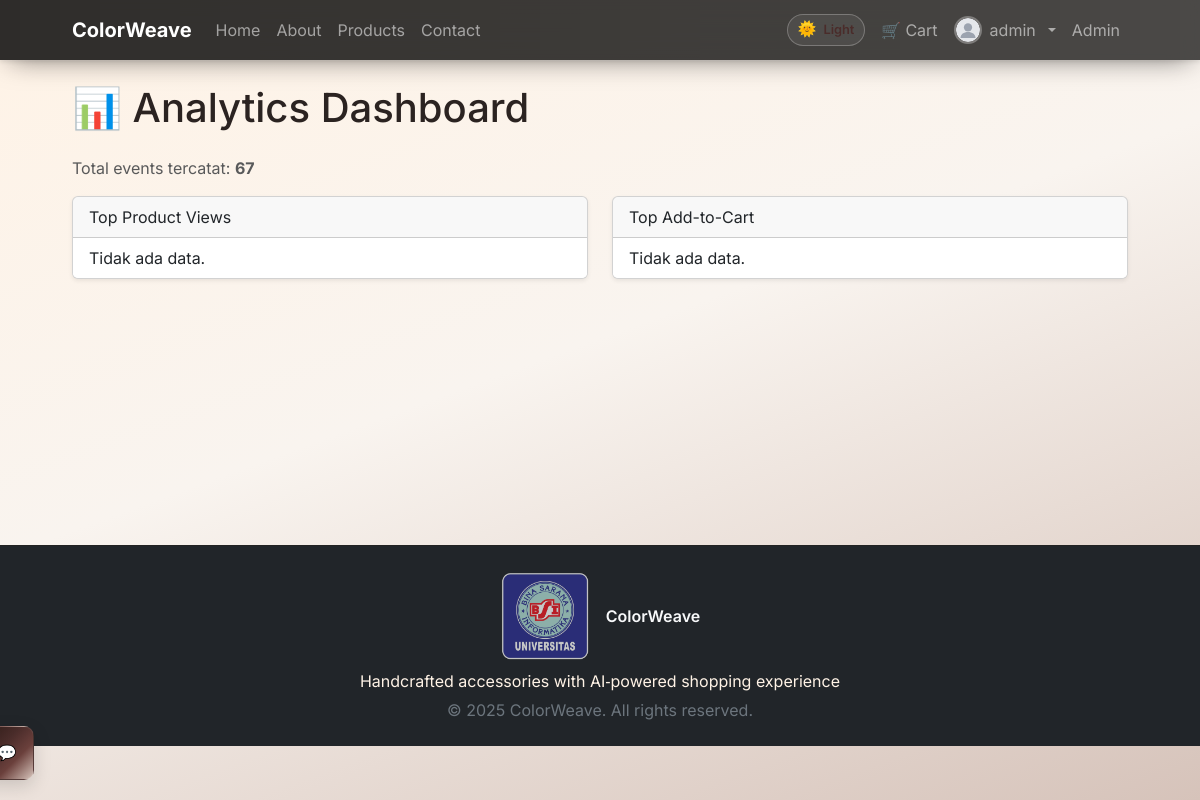
/admin/analytics (signed in), run on an earlier commit of the app's database.
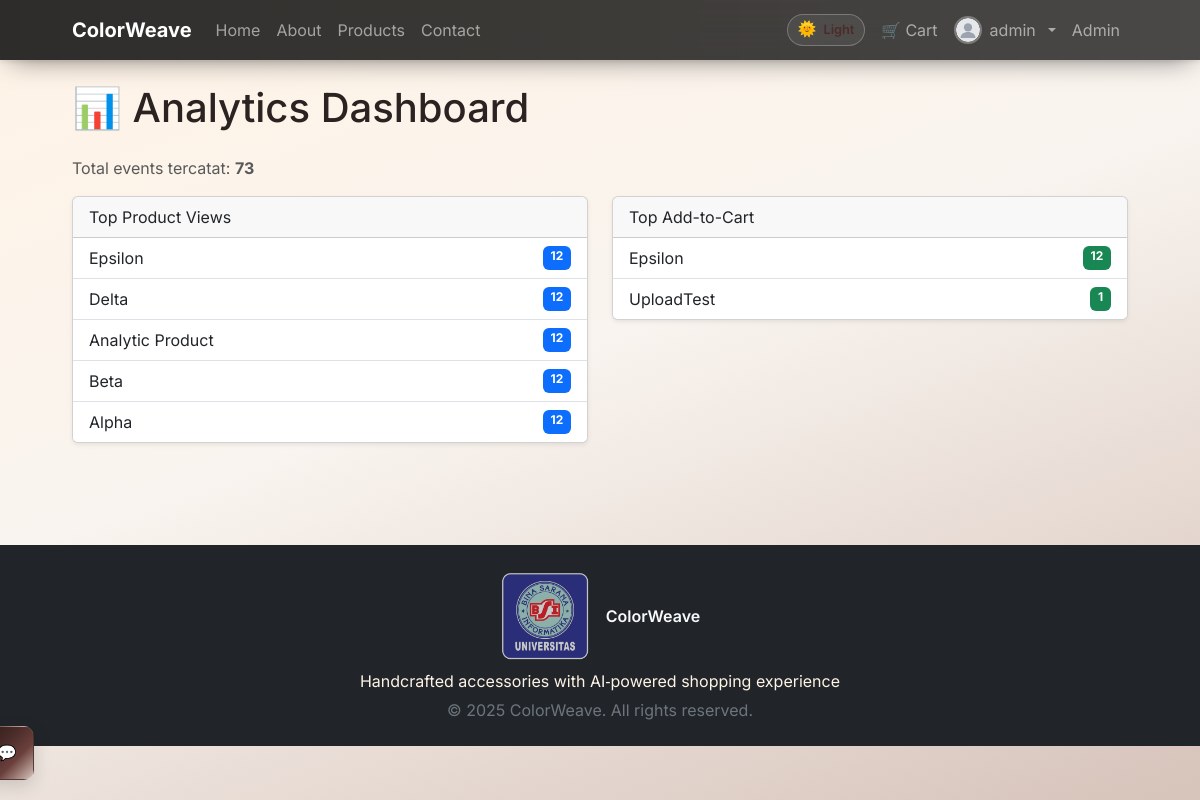
And on a later commit of the database.
### app/models.py (models this page shows, shortened)
class Product(db.Model):
    __tablename__ = 'product'
    id = db.Column(db.Integer, primary_key=True)
    name = db.Column(db.String(200), nullable=False)
    price = db.Column(db.Integer, default=0)
    description = db.Column(db.Text, default='')
    image = db.Column(db.String(256), default='')
    stock = db.Column(db.Integer, default=0)

### app/admin.py (the view)
@admin_bp.route('/analytics')
@login_required
def analytics():
    if not _is_admin_user(current_user):
        abort(403)
    from sqlalchemy import func
    views = db.session.query(Event.product_id, func.count(Event.id)).filter(Event.event_type=='view').group_by(Event.product_id).order_by(func.count(Event.id).desc()).limit(10).all()
    adds = db.session.query(Event.product_id, func.count(Event.id)).filter(Event.event_type=='add_to_cart').group_by(Event.product_id).order_by(func.count(Event.id).desc()).limit(10).all()
    prod_ids = set([pid for pid,_ in views if pid] + [pid for pid,_ in adds if pid])
    prod_map = {p.id: p for p in Product.query.filter(Product.id.in_(prod_ids)).all()} if prod_ids else {}
    top_views = [{'product': prod_map.get(pid), 'count': c} for pid,c in views if pid in prod_map]
    top_adds = [{'product': prod_map.get(pid), 'count': c} for pid,c in adds if pid in prod_map]
    total_events = db.session.query(func.count(Event.id)).scalar() or 0
    return render_template('admin_analytics.html', top_views=top_views, top_adds=top_adds, total_events=total_events)

### app/admin.py (called while the page is built)
def _is_admin_user(user):
    return getattr(user, 'is_admin', False)

### templates/admin_analytics.html (shortened to what this page needs)
{% extends 'base.html' %}
{% block content %}
<div class="container py-4">
  <h1 class="mb-4">📊 Analytics Dashboard</h1>
  <p class="text-muted">Total events tercatat: <strong>{{ total_events }}</strong></p>
  <div class="row g-4">
    <div class="col-md-6">
      <div class="card shadow-sm">
        <div class="card-header">Top Product Views</div>
        <ul class="list-group list-group-flush">
          {% for item in top_views %}
            <li class="list-group-item d-flex justify-content-between">
              <span>{{ item.product.name if item.product else 'Unknown' }}</span>
              <span class="badge bg-primary">{{ item.count }}</span>
            </li>
          {% else %}
            <li class="list-group-item">Tidak ada data.</li>
          {% endfor %}
        </ul>
      </div>
    </div>
    <div class="col-md-6">
      <div class="card shadow-sm">
        <div class="card-header">Top Add-to-Cart</div>
        <ul class="list-group list-group-flush">
          {% for item in top_adds %}
            <li class="list-group-item d-flex justify-content-between">
              <span>{{ item.product.name if item.product else 'Unknown' }}</span>
              <span class="badge bg-success">{{ item.count }}</span>
            </li>
          {% else %}
            <li class="list-group-item">Tidak ada data.</li>
          {% endfor %}
        </ul>
      </div>
    </div>
  </div>
</div>
{% endblock %}

What changed in the data, as far as the page shows it:
added Product: product "Epsilon", product "Epsilon"
added Product: product "Delta"
added Product: product "Analytic Product"
added Product: product "Beta"
added Product: product "Alpha"
added Product: product "UploadTest"
Also different on the page:
{{ total_events }}: "67" → "73"
new list line: "12"
new list line: "1"
text no longer shown: "Tidak ada data. Tidak ada data."
